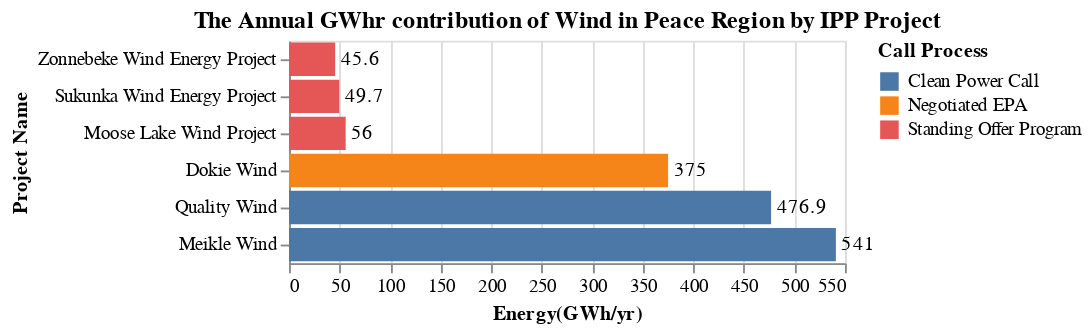

Notebook cell for this chart:
### Markdown cell above
The bar chart energy_PR_Loc_chart, shows the energy contribution of the project and the call process by which it was acquired. 

The bar chart capacity_PR_Loc_chart, shows the capacity contribution of each of these projects and the call process by which it was acquired.

### Code cell
title = alt.TitleParams('The Annual GWhr contribution of Wind in Peace Region by IPP Project')

capacity_IPP = alt.Chart(data_PR, title = title).mark_bar().encode(
                    alt.Y('Project_name', title='Project Name',sort='x'),
                    alt.X('sum(Energy(GWh/yr))', title='Energy(GWh/yr)'),
                    alt.Color('Call_process', title = 'Call Process')).properties( width=300)
energy_PR_Loc_chart = capacity_IPP + capacity_IPP.mark_text(
    color = 'black', align='left', dx = 3).encode(text='sum(Energy(GWh/yr))',color=alt.value('black'))
energy_PR_Loc_chart

### Figure 1 — Vega-Lite specification as saved in the notebook (floating-point values rounded to 4 significant figures)
{"config": {"view": {"continuousWidth": 300, "continuousHeight": 300}}, "layer": [{"mark": {"type": "bar"}, "encoding": {"color": {"field": "Call_process", "title": "Call Process", "type": "nominal"}, "x": {"aggregate": "sum", "field": "Energy(GWh/yr)", "title": "Energy(GWh/yr)", "type": "quantitative"}, "y": {"field": "Project_name", "sort": "x", "title": "Project Name", "type": "nominal"}}, "title": {"text": "The Annual GWhr contribution of Wind in Peace Region by IPP Project"}}, {"mark": {"type": "text", "align": "left", "color": "black", "dx": 3}, "encoding": {"color": {"value": "black"}, "text": {"aggregate": "sum", "field": "Energy(GWh/yr)", "type": "quantitative"}, "x": {"aggregate": "sum", "field": "Energy(GWh/yr)", "title": "Energy(GWh/yr)", "type": "quantitative"}, "y": {"field": "Project_name", "sort": "x", "title": "Project Name", "type": "nominal"}}, "title": {"text": "The Annual GWhr contribution of Wind in Peace Region by IPP Project"}}], "data": {"name": "data-b9a96973a036aab6ffb41338a8dc50e9"}, "width": 300, "$schema": "https://vega.github.io/schema/vega-lite/v5.20.1.json", "datasets": {"data-b9a96973a036aab6ffb41338a8dc50e9": [{"Sub_region": "Peace River", "Project_name": "Dokie Wind", "IPP_seller": "Dokie General Partnership", "Location": "Chetwynd", "Type": "Wind", "Year": "2009", "Call_process": "Negotiated EPA", "Capacity(MW)": 144.0, "Energy(GWh/yr)": 375.0, "Region": "Peace Region"}, {"Sub_region": "Peace River", "Project_name": "Sukunka Wind Energy Project", "IPP_seller": "Sukunka Wind Project Limited Partnership", "Location": "Chetwynd", "Type": "Wind", "Year": "2010", "Call_process": "Standing Offer Program", "Capacity(MW)": 15.0, "Energy(GWh/yr)": 49.7, "Region": "Peace Region"}, {"Sub_region": "Peace River", "Project_name": "Zonnebeke Wind Energy Project", "IPP_seller": "Zonnebeke Wind Project Limited Partnership", "Location": "Chetwynd", "Type": "Wind", "Year": "2010", "Call_process": "Standing Offer Program", "Capacity(MW)": 15.0, "Energy(GWh/yr)": 45.6, "Region": "Peace Region"}, {"Sub_region": "Peace River", "Project_name": "Meikle Wind", "IPP_seller": "Meikle Wind Energy Limited Partnership", "Location": "Tumbler Ridge", "Type": "Wind", "Year": "2010", "Call_process": "Clean Power Call", "Capacity(MW)": 184.6, "Energy(GWh/yr)": 541.0, "Region": "Peace Region"}, {"Sub_region": "Peace River", "Project_name": "Quality Wind", "IPP_seller": "Capital Power L.P.", "Location": "Tumbler Ridge", "Type": "Wind", "Year": "2010", "Call_process": "Clean Power Call", "Capacity(MW)": 142.2, "Energy(GWh/yr)": 476.9, "Region": "Peace Region"}, {"Sub_region": "Peace River", "Project_name": "Moose Lake Wind Project", "IPP_seller": "Moose Lake Wind Limited Partnership", "Location": "Tumbler Ridge", "Type": "Wind", "Year": "2010", "Call_process": "Standing Offer Program", "Capacity(MW)": 15.0, "Energy(GWh/yr)": 56.0, "Region": "Peace Region"}]}}
